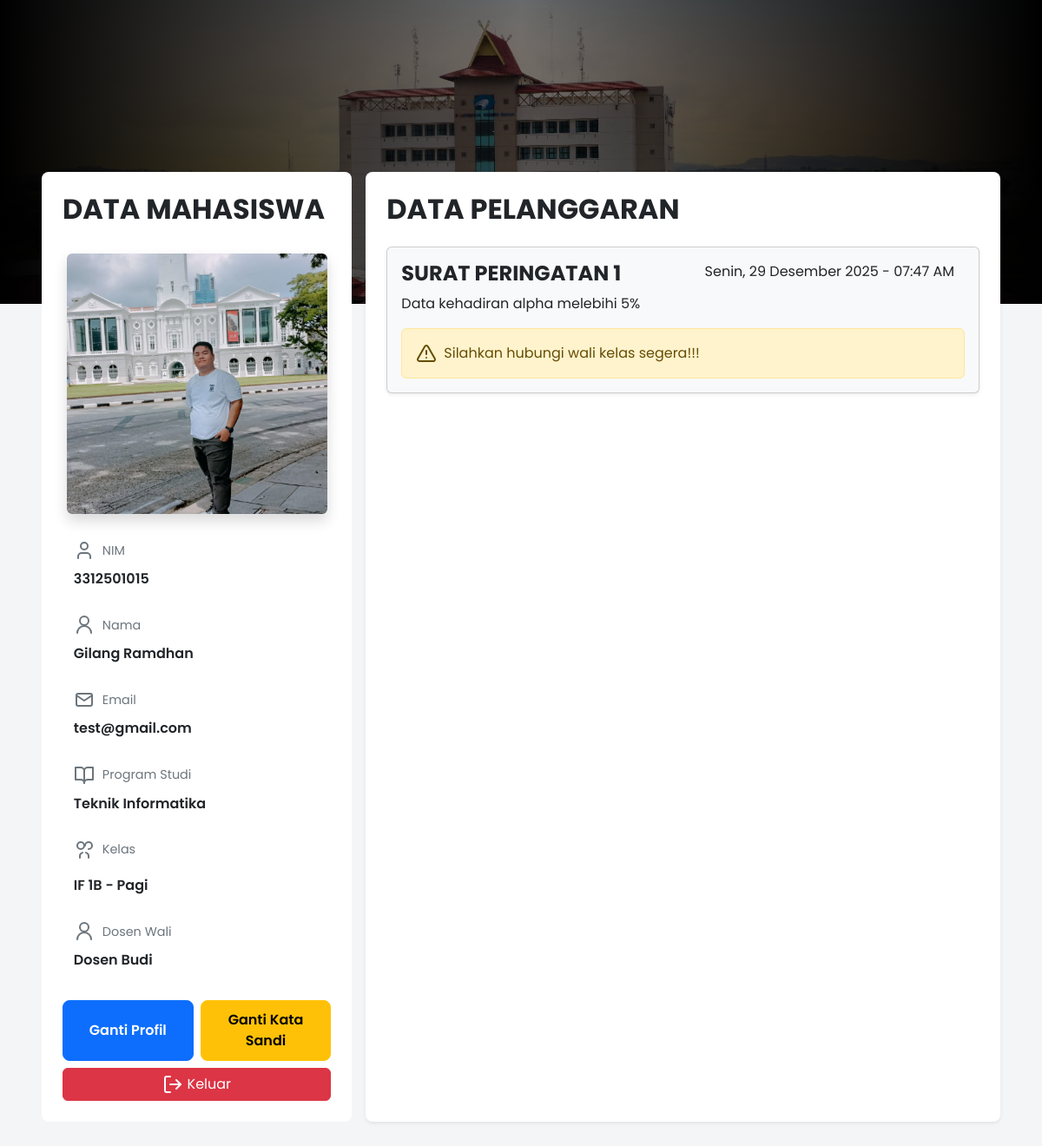
The page /home.php (signed in) on the database its author committed.
### tables this page shows
CREATE TABLE `tb_user` (
  `id_user` int(11) NOT NULL,
  `nim` bigint(20) DEFAULT NULL,
  `nik` bigint(20) DEFAULT NULL,
  `nama_user` varchar(200) DEFAULT NULL,
  `email` varchar(100) DEFAULT NULL,
  `password` varchar(200) DEFAULT NULL,
  `prodi_id` int(11) DEFAULT NULL,
  `kelas_id` int(11) DEFAULT NULL,
  `profile` blob DEFAULT NULL,
  `role` enum('Mahasiswa','Staf') DEFAULT NULL,
  `created_at` timestamp NOT NULL DEFAULT current_timestamp(),
  `updated_at` timestamp NOT NULL DEFAULT current_timestamp() ON UPDATE current_timestamp()
);

CREATE TABLE `tb_prodi` (
  `id_prodi` int(11) NOT NULL,
  `kode_prodi` char(5) DEFAULT NULL,
  `nama_prodi` varchar(100) DEFAULT NULL,
  `created_at` timestamp NOT NULL DEFAULT current_timestamp(),
  `updated_at` timestamp NOT NULL DEFAULT current_timestamp() ON UPDATE current_timestamp()
);

CREATE TABLE `tb_kelas` (
  `id_kelas` int(11) NOT NULL,
  `prodi_id` int(11) DEFAULT NULL,
  `semester` tinyint(1) DEFAULT NULL,
  `nama_kelas` char(2) DEFAULT NULL,
  `jadwal` enum('Pagi','Malam') DEFAULT NULL,
  `nama_dosen` varchar(100) DEFAULT NULL,
  `created_at` timestamp NOT NULL DEFAULT current_timestamp(),
  `updated_at` timestamp NOT NULL DEFAULT current_timestamp() ON UPDATE current_timestamp()
);

CREATE TABLE `tb_pelanggaran` (
  `id_pelanggaran` int(11) NOT NULL,
  `mahasiswa_id` int(11) NOT NULL,
  `jenis_sp` enum('SP 1','SP 2','SP 3') DEFAULT NULL,
  `keterangan` text DEFAULT NULL,
  `tanggal` timestamp NOT NULL DEFAULT current_timestamp(),
  `updated_at` timestamp NOT NULL DEFAULT current_timestamp() ON UPDATE current_timestamp()
);

### home.php (the view, shortened to what this page needs)
<?php
function tanggalIndonesia($tanggal, $formatJam = true)
{
    $hari = [
        'Sunday' => 'Minggu',
        'Monday' => 'Senin',
        'Tuesday' => 'Selasa',
        'Wednesday' => 'Rabu',
        'Thursday' => 'Kamis',
        'Friday' => 'Jumat',
        'Saturday' => 'Sabtu'
    ];
    $bulan = [
        'January' => 'Januari',
        'February' => 'Februari',
        'March' => 'Maret',
        'April' => 'April',
        'May' => 'Mei',
        'June' => 'Juni',
        'July' => 'Juli',
        'August' => 'Agustus',
        'September' => 'September',
        'October' => 'Oktober',
        'November' => 'November',
        'December' => 'Desember'
    ];
    $tgl = strtotime($tanggal);
    $hasil = $hari[date('l', $tgl)] . ", "
        . date('d', $tgl) . " "
        . $bulan[date('F', $tgl)] . " "
        . date('Y', $tgl);
    if ($formatJam) {
        $hasil .= " - " . date('H:i A', $tgl);
    }
    return $hasil;
}
include('conn.php');
$nim = $_SESSION['nim'];
$query = mysqli_query($conn, "SELECT *
                              FROM tb_user u
                              LEFT JOIN tb_prodi p ON u.prodi_id = p.id_prodi
                              LEFT JOIN tb_kelas k ON u.kelas_id = k.id_kelas
                              WHERE nim = '$nim'");
$data = mysqli_fetch_assoc($query);
$user = $data;
$select_pelanggaran = mysqli_query($conn, "SELECT * FROM tb_pelanggaran AS p INNER JOIN tb_user as u ON u.id_user = p.mahasiswa_id WHERE u.nim = '$nim' AND u.role = 'Mahasiswa' ORDER BY jenis_sp ASC");
?>
<!DOCTYPE html>
<html lang="en">
<head>
    <link rel="stylesheet" href="./node_modules/bootstrap/dist/css/bootstrap.css" />
    <link rel="stylesheet" href="./static/style/font.css">
    <link rel="stylesheet" href="./static/style/home.css">
</head>
<body class="font-poppins">
    <div class="bg-content"></div>
    <div class="content container-fluid p-2 p-lg-5">
        <div class="row g-3">
            <div class="col-lg-4">
                <div class="p-4 rounded-3 bg-white shadow-md h-100 position-relative">
                    <div>
                        <h2 class="font-poppins text-uppercase fw-bold mb-4">DATA MAHASISWA</h2>
                    </div>
                    <div class="text-center">
                        <?php if (!empty($user['profile'])) { ?>
                            <img class="rounded-2 mt-2 shadow"
                                src="./static/img/profile_user/<?= htmlspecialchars($user['profile']) ?>"
                                alt="Foto Mahasiswa" class="object-fit-cover border border-1 rounded-2 shadow"
                                style="width: 300px; height: 300px; object-fit: cover; object-position: center;" />
                        <?php } ?>
                    </div>
                    <div class="mt-3">
                        <div class="item-wrapper">
                            <div class="sidebar-card">
                                <div class="label">
                                    <svg xmlns="http://www.w3.org/2000/svg" width="25" height="25" fill="none"
                                        stroke="currentColor" stroke-width="2" stroke-linecap="round"
                                        stroke-linejoin="round">
                                        <path d="M19 21v-2a4 4 0 0 0-4-4H9a4 4 0 0 0-4 4v2" />
                                        <circle cx="12" cy="7" r="4" />
                                    </svg>
                                    <span>NIM</span>
                                </div>
                                <span class="fw-semibold fs-6"><?= $data['nim']; ?></span>
                            </div>
                        </div>
                        <div class="item-wrapper">
                            <div class="sidebar-card">
                                <div class="label">
                                    <svg xmlns="http://www.w3.org/2000/svg" width="25" height="25" fill="none"
                                        stroke="currentColor" stroke-width="2" stroke-linecap="round"
                                        stroke-linejoin="round">
                                        <path d="M12 12a5 5 0 1 0-5-5 5 5 0 0 0 5 5Z" />
                                        <path d="M20 21a8 8 0 0 0-16 0" />
                                    </svg>
                                    <span>Nama</span>
                                </div>
                                <span class="fw-semibold fs-6"><?= $data['nama_user']; ?></span>
                            </div>
                        </div>
                        <div class="item-wrapper">
                            <div class="sidebar-card">
                                <div class="label">
                                    <svg xmlns="http://www.w3.org/2000/svg" width="25" height="25" fill="none"
                                        stroke="currentColor" stroke-width="2" stroke-linecap="round"
                                        stroke-linejoin="round">
                                        <rect x="3" y="5" width="18" height="14" rx="2" ry="2" />
                                        <polyline points="3,7 12,13 21,7" />
                                    </svg>
                                    <span>Email</span>
                                </div>
                                <span class="fw-semibold fs-6"><?= $data['email']; ?></span>
                            </div>
                        </div>
                        <div class="item-wrapper">
                            <div class="sidebar-card">
                                <div class="label">
                                    <svg xmlns="http://www.w3.org/2000/svg" width="25" height="25" fill="none"
                                        stroke="currentColor" stroke-width="2" stroke-linecap="round"
                                        stroke-linejoin="round">
                                        <path d="M2 3h6a4 4 0 0 1 4 4v14a4 4 0 0 0-4-4H2z" />
                                        <path d="M22 3h-6a4 4 0 0 0-4 4v14a4 4 0 0 1 4-4h6z" />
                                    </svg>
                                    <span>Program Studi</span>
                                </div>
                                <span class="fw-semibold fs-6"><?= $data['nama_prodi']; ?></span>
                            </div>
                        </div>
                        <div class="item-wrapper">
                            <div class="sidebar-card">
                                <div class="label">
                                    <span>Kelas</span>
                                </div>
                                <span
                                    class="fw-semibold fs-6 mt-2"><?= $data['kode_prodi'] . " " . $data['semester'] . $data['nama_kelas'] . " - " . $data['jadwal']; ?></span>
                            </div>
                        </div>
                        <div class="item-wrapper">
                            <div class="sidebar-card">
                                <div class="label">
                                    <svg xmlns="http://www.w3.org/2000/svg" width="25" height="25" fill="none"
                                        stroke="currentColor" stroke-width="2" stroke-linecap="round"
                                        stroke-linejoin="round">
                                        <path d="M12 12a5 5 0 1 0-5-5 5 5 0 0 0 5 5Z" />
                                        <path d="M20 21a8 8 0 0 0-16 0" />
                                    </svg>
                                    <span>Dosen Wali</span>
                                </div>
                                <span class="fw-semibold fs-6"><?= $data['nama_dosen']; ?></span>
                            </div>
                        </div>
                        <div class="mt-4 d-flex gap-2">
                            <button class="btn btn-primary btn-custom" data-bs-toggle="modal"
                                data-bs-target="#modalProfile">Ganti Profil</button>
                            <button class="btn btn-warning btn-custom" data-bs-toggle="modal"
                                data-bs-target="#modalPassword">Ganti Kata Sandi</button>
                        </div>
                        <div class="mt-2">
                            <form action="./auth/logout.php" method="POST" onsubmit="confirmLogout(event, this)">
                                <button type="submit" class="btn btn-danger w-100">
                                    <span></span>
                                    <span>Keluar</span>
                                </button>
                            </form>
                        </div>
                    </div>
                </div>
            </div>
            <div class="col-lg-8">
                <div class="p-4 shadow-sm bg-white rounded-3 h-100">
                    <h2 class="fw-bold text-uppercase mb-4">Data Pelanggaran</h2>
                    <?php if (mysqli_num_rows($select_pelanggaran) > 0) {
                        while ($row = mysqli_fetch_array($select_pelanggaran)) { ?>
                            <div class="card bg-light shadow-sm p-3 mb-3">
                                <div class="w-100 row">
                                    <?php
                                    $mapJenis = [
                                        "SP 1" => "Surat Peringatan 1",
                                        "SP 2" => "Surat Peringatan 2",
                                        "SP 3" => "Surat Peringatan 3"
                                    ];
                                    $jenisLengkap = $mapJenis[$row['jenis_sp']] ?? $row['jenis_sp'];
                                    ?>
                                    <h4 class="col-12 col-lg-6 mb-0 fw-bold text-uppercase"><?= $jenisLengkap ?></h4>
                                    <p class="col-12 col-lg-6 mb-0 text-start text-lg-end p-lg-0">
                                        <?= tanggalIndonesia($row['tanggal']) ?>
                                    </p>
                                </div>
                                <p class="fs-6 mt-2"><?= $row['keterangan'] ?></p>
                                <div class="alert alert-warning mb-0 d-flex align-items-center gap-2" role="alert">
                                    <span>Silahkan hubungi wali kelas segera!!!</span>
                                </div>
                            </div>
                        <?php }
                    } ?>
                </div>
            </div>
        </div>
    </div>
</body>
<link rel="stylesheet" href="./node_modules/sweetalert2/dist/sweetalert2.min.css">
</html>

### static/style/home.css (style rules this page uses)
body { background-color: #f4f5f6; }
.sidebar-card { padding: 0.6rem 0.8rem !important; border-radius: 6px; background: #fff; display: flex; flex-direction: column; gap: 4px; overflow: visible; }
.sidebar-card .label { display: flex; align-items: center; gap: 8px; padding: 4px 0; font-size: 0.9rem; color: #6c757d; font-weight: semibold; }
.sidebar-card svg { flex-shrink: 0; }
.item-wrapper { margin-bottom: 6px; }
.btn-custom { width: 100%; padding: 10px; border-radius: 8px; font-weight: 600; transition: 0.2s; }
.bg-content { width: 100%; height: 350px; background-image: linear-gradient(90deg, rgba(0, 0, 0, 1), rgba(0, 0, 0, 0.5), rgba(0, 0, 0, 1)), url('../img/loginBackground.jpg'); background-position: center; background-repeat: no-repeat; background-size: cover; }
.content { position: absolute; top: 150px; }

### rows shown on the page
tb_user: profile (picture), nim "3312501015", nama_user "Gilang Ramdhan", email "test@gmail.com", prodi.nama_prodi "Teknik Informatika", prodi.kode_prodi "IF", kelas.semester "1", kelas.nama_kelas "B", kelas.jadwal "Pagi", kelas.nama_dosen "Dosen Budi"
tb_pelanggaran: jenis_sp "SURAT PERINGATAN 1", tanggal "Senin, 29 Desember 2025 - 07:47 AM", keterangan "Data kehadiran alpha melebihi 5%"
